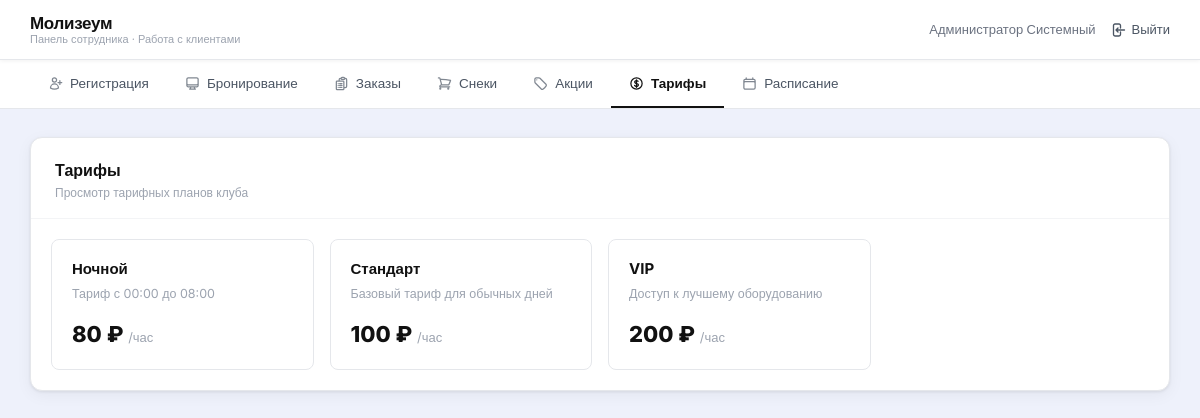
The app's page /employee/tariffs.php (signed in) with its own data.
### tables this page shows
CREATE TABLE IF NOT EXISTS `services` (
  `id`               INT AUTO_INCREMENT PRIMARY KEY,
  `name`             VARCHAR(80) NOT NULL,
  `category`         ENUM('pc_rent','food','additional') NOT NULL DEFAULT 'pc_rent',
  `price`            DECIMAL(10,2) NOT NULL,
  `duration_minutes` INT DEFAULT NULL COMMENT 'Для аренды: минут за цену',
  `status`           ENUM('active','inactive') NOT NULL DEFAULT 'active'
);

### employee/tariffs.php (the view, shortened to what this page needs)
<?php
require_once '../config.php';
$result = $conn->query("SELECT * FROM services WHERE category = 'pc_rent' ORDER BY price ASC");
?>
<?php include 'header.php'; ?>
<div class="main-content">
    <div class="table-card">
        <div class="table-card-header">
            <div>
                <div class="table-card-title">Тарифы</div>
                <div class="table-card-desc">Просмотр тарифных планов клуба</div>
            </div>
        </div>
        <div style="display:grid;grid-template-columns:repeat(auto-fill,minmax(240px,1fr));gap:16px;padding:20px">
        <?php
        while ($t = $result->fetch_assoc()):
            $price = (float)$t['price'];
            $unit = '/час';
            if (!empty($t['duration_minutes'])) {
                $unit = $t['duration_minutes'] == 60 ? '/час' : '/' . $t['duration_minutes'] . 'мин';
            }
            $descs = [
                'Стандарт' => 'Базовый тариф для обычных дней',
                'VIP'      => 'Доступ к лучшему оборудованию',
                'Ночной'   => 'Тариф с 00:00 до 08:00',
            ];
            $is_active = $t['status'] === 'active';
        ?>
            <div style="border:1px solid var(--gray-200);border-radius:var(--radius-sm);padding:18px 20px;
                        background:var(--white);position:relative;opacity:<?= $is_active ? '1' : '.6' ?>">
                <div style="font-size:15px;font-weight:700;color:var(--black);margin-bottom:4px">
                    <?= htmlspecialchars($t['name']) ?>
                </div>
                <div style="font-size:12.5px;color:var(--gray-400);margin-bottom:14px">
                    <?= htmlspecialchars($descs[$t['name']] ?? 'Аренда компьютера') ?>
                </div>
                <div>
                    <span style="font-size:22px;font-weight:800;color:var(--black)">
                        <?= number_format($price, 0, '.', ' ') ?> ₽
                    </span>
                    <span style="font-size:13px;color:var(--gray-400)"><?= $unit ?></span>
                </div>
            </div>
        <?php endwhile; ?>
        </div>
    </div>
</div>
</body>
</html>

### css/style.css (style rules this page uses)
:root { --bg: #eef1fb; --white: #ffffff; --black: #111111; --gray-50: #f9fafb; --gray-100: #f3f4f6; --gray-200: #e5e7eb; --gray-400: #9ca3af; --gray-600: #4b5563; --gray-800: #1f2937; --red: #e11d48; --red-light: #fce7ef; --red-dark: #be123c; --green: #16a34a; --green-light: #dcfce7; --blue: #2563eb; --blue-light: #eff6ff; --yellow-light: #fef9c3; --yellow: #a16207; --shadow: 0 1px 3px rgba(0,0,0,.08), 0 4px 16px rgba(0,0,0,.05); --radius: 12px; --radius-sm: 8px; --radius-xs: 6px; }
* { box-sizing: border-box; margin: 0; padding: 0; }
body { font-family: 'Inter', sans-serif; background: var(--bg); color: var(--gray-800); min-height: 100vh; font-size: 14px; line-height: 1.5; }
.main-content { max-width: 1280px; margin: 0 auto; padding: 28px 30px; }
.table-card { background: var(--white); border-radius: var(--radius); border: 1px solid var(--gray-200); overflow: hidden; box-shadow: var(--shadow); }
.table-card-header { display: flex; justify-content: space-between; align-items: flex-start; padding: 20px 24px 16px; border-bottom: 1px solid var(--gray-100); }
.table-card-title { font-size: 16px; font-weight: 700; color: var(--black); }
.table-card-desc { font-size: 12px; color: var(--gray-400); margin-top: 2px; }

### records on screen
services: name "Ночной", name "Тариф с 00:00 до 08:00", price "80", duration_minutes "/час"
services: name "Стандарт", name "Базовый тариф для обычных дней", price "100", duration_minutes "/час"
services: name "VIP", name "Доступ к лучшему оборудованию", price "200", duration_minutes "/час"

### other values on screen
$name "Администратор Системный"
